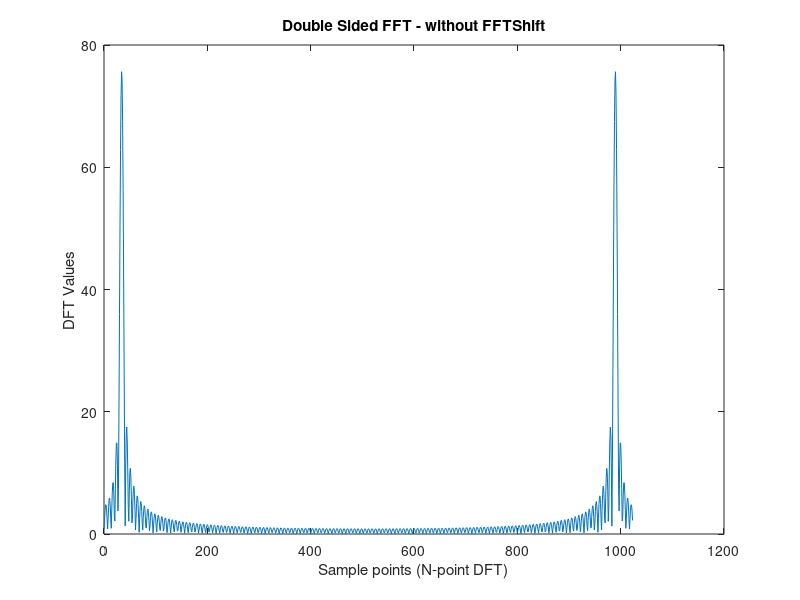

Write the MATLAB code that produced this figure.
f=10; %frequency of sine wave
overSampRate=30; %oversampling rate
fs=overSampRate*f; %sampling frequency
phase = 1/3*pi; %desired phase shift in radians
nCyl = 5; %to generate five cycles of sine wave
 
t=0:1/fs:nCyl*1/f; %time base
 
x=sin(2*pi*f*t+phase); %replace with cos if a cosine wave is desired
plot(t,x);
title(['Sine Wave f=', num2str(f), 'Hz']);
xlabel('Time(s)');
ylabel('Amplitude');

NFFT=1024; %NFFT-point DFT      
X=fft(x,NFFT); %compute DFT using FFT        
nVals=0:NFFT-1; %DFT Sample points       
plot(nVals,abs(X));      
title('Double Sided FFT - without FFTShift');        
xlabel('Sample points (N-point DFT)')        
ylabel('DFT Values');
